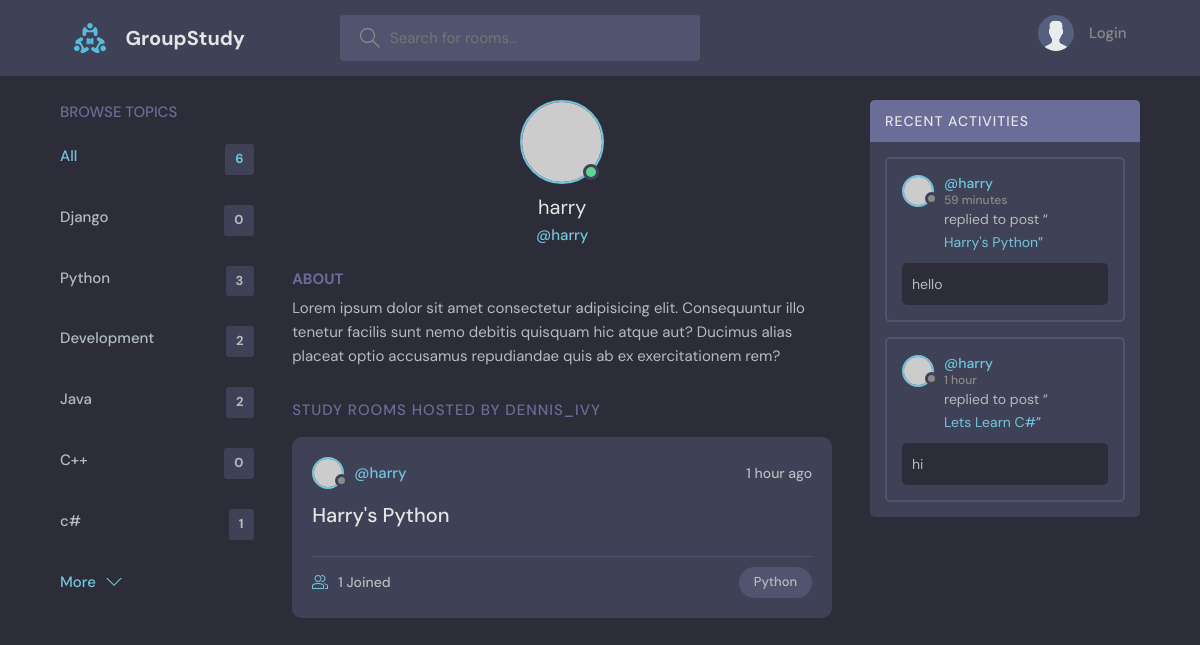
Screenshot of /profile/5/ with the database file from the repository.
### base/models.py (models this page shows, shortened)
class Topic(models.Model):
    name = models.CharField(max_length=200)

class Room(models.Model):
    host = models.ForeignKey(User, on_delete=models.SET_NULL, null=True)
    topic = models.ForeignKey(Topic, on_delete=models.SET_NULL, null=True)
    name = models.CharField(max_length= 200)
    description = models.TextField(null=True, blank=True)
    participants = models.ManyToManyField(User, related_name='participants', blank=True)
    updated = models.DateTimeField(auto_now=True)
    created = models.DateTimeField(auto_now_add=True)
    class Meta:
        ordering = ['-updated', '-created']
    def __str__(self):
        return self.name

class Message(models.Model):
    user = models.ForeignKey(User, on_delete=models.CASCADE)
    room = models.ForeignKey(Room, on_delete=models.CASCADE)
    body = models.TextField()
    updated = models.DateTimeField(auto_now=True)
    created = models.DateTimeField(auto_now_add=True)
    class Meta:
        ordering = ['-updated', '-created']

### base/views.py (the view)
# urls.py: path("profile/<str:pk>/", views.userProfile, name="user-profile"),
def userProfile(request, pk):
    user = User.objects.get(id=pk)
    rooms = user.room_set.all()
    room_messages = user.message_set.all()
    topics = Topic.objects.all()
    context = {'user': user, 'rooms': rooms, 'room_messages':room_messages, 'topics':topics}
    return render(request, 'base/profile.html', context)

### base/templates/base/profile.html (shortened to what this page needs)
{% extends 'main.html' %}
{% block content %}
  <main class="profile-page layout layout--3">
    <div class="container">
      {% include 'base/topic_comp.html' %}
      <div class="roomList">
        <div class="profile">
          <div class="profile__avatar">
            <div class="avatar avatar--large active">
              <img src="https://randomuser.me/api/portraits/men/11.jpg" />
            </div>
          </div>
          <div class="profile__info">
            <h3>{{user.username}}</h3>
            <p>@{{user.username}}</p>
          </div>
          <div class="profile__about">
            <h3>About</h3>
            <p>
              Lorem ipsum dolor sit amet consectetur adipisicing elit. Consequuntur illo tenetur
              facilis sunt nemo debitis quisquam hic atque aut? Ducimus alias placeat optio
              accusamus repudiandae quis ab ex exercitationem rem?
            </p>
          </div>
        </div>
        <div class="roomList__header">
          <div>
            <h2>Study Rooms Hosted by dennis_ivy</a>
            </h2>
          </div>
        </div>
        {% include 'base/feed_comp.html' %}
      </div>
      {% include 'base/activity_comp.html' %}
    </div>
  </main>
{% endblock content %}

### base/templates/base/topic_comp.html
<div class="topics">
    <div class="topics__header">
      <h2>Browse Topics</h2>
    </div>
    <ul class="topics__list">
      <li>
        <a href="{% url 'home' %}" class="active">All <span>{{topics.count}}</span></a>
      </li>
      {% for topic in topics %}
      <li>
        <a href="{%url 'home'%}?q={{topic.name}}">{{topic.name}} <span>{{topic.room_set.all.count}}</span></a>
      </li>
      {%endfor%}
    </ul>
    <a class="btn btn--link" href="topics.html">
      More
      <svg version="1.1" xmlns="http://www.w3.org/2000/svg" width="32" height="32" viewBox="0 0 32 32">
        <title>chevron-down</title>
        <path d="M16 21l-13-13h-3l16 16 16-16h-3l-13 13z"></path>
      </svg>
    </a>
  </div>

### base/templates/base/feed_comp.html (shortened to what this page needs)
{% for room in rooms %}
<div class="roomListRoom">
    <div class="roomListRoom__header">
      <a href="{% url 'user-profile' room.host.id %}" class="roomListRoom__author">
        <div class="avatar avatar--small">
          <img src="https://randomuser.me/api/portraits/women/11.jpg" />
        </div>
        <span>@{{room.host.username}}</span>
      </a>
      <div class="roomListRoom__actions">
        <span>{{room.created|timesince}} ago</span>
      </div>
    </div>
    <div class="roomListRoom__content">
      <a href="{% url 'room' room.id %}">{{room.name}}</a>
    </div>
    <div class="roomListRoom__meta">
      <a href="{% url 'room' room.id %}" class="roomListRoom__joined">
        {{room.participants.all.count}} Joined
      </a>
      <p class="roomListRoom__topic">{{room.topic.name}}</p>
    </div>
  </div>
  {% endfor %}

### base/templates/base/activity_comp.html (shortened to what this page needs)
<div class="activities">
    <div class="activities__header">
      <h2>Recent Activities</h2>
    </div>
    {% for message in room_messages%}
    <div class="activities__box">
      <div class="activities__boxHeader roomListRoom__header">
        <a href="{% url 'user-profile' message.user.id %}" class="roomListRoom__author">
          <div class="avatar avatar--small">
            <img src="https://randomuser.me/api/portraits/women/11.jpg" />
          </div>
          <p>
            @{{message.user}}
            <span>{{message.created|timesince}}</span>
          </p>
        </a>
      </div>
      <div class="activities__boxContent">
        <p>replied to post “<a href="{% url 'room' message.room.id %}">{{message.room}}</a>”</p>
        <div class="activities__boxRoomContent">
            {{message.body}}
        </div>
      </div>
    </div>
    {%endfor%}
  </div>

### rows the page displays
Topic: name "Django", room_set.all.count "0"
Topic: name "Python", room_set.all.count "3"
Topic: name "Development", room_set.all.count "2"
Topic: name "Java", room_set.all.count "2"
Topic: name "C++", room_set.all.count "0"
Topic: name "c#", room_set.all.count "1"
Room: host.username "harry", created "1 hour", name "Harry's Python", participants.all.count "1", topic.name "Python"
Message: user "harry", created "59 minutes", room "Harry's Python", body "hello"
Message: user "harry", created "1 hour", room "Lets Learn C#", body "hi"

### other values shown
{{ topics.count }} "6"
{{ user.username }} "harry"
